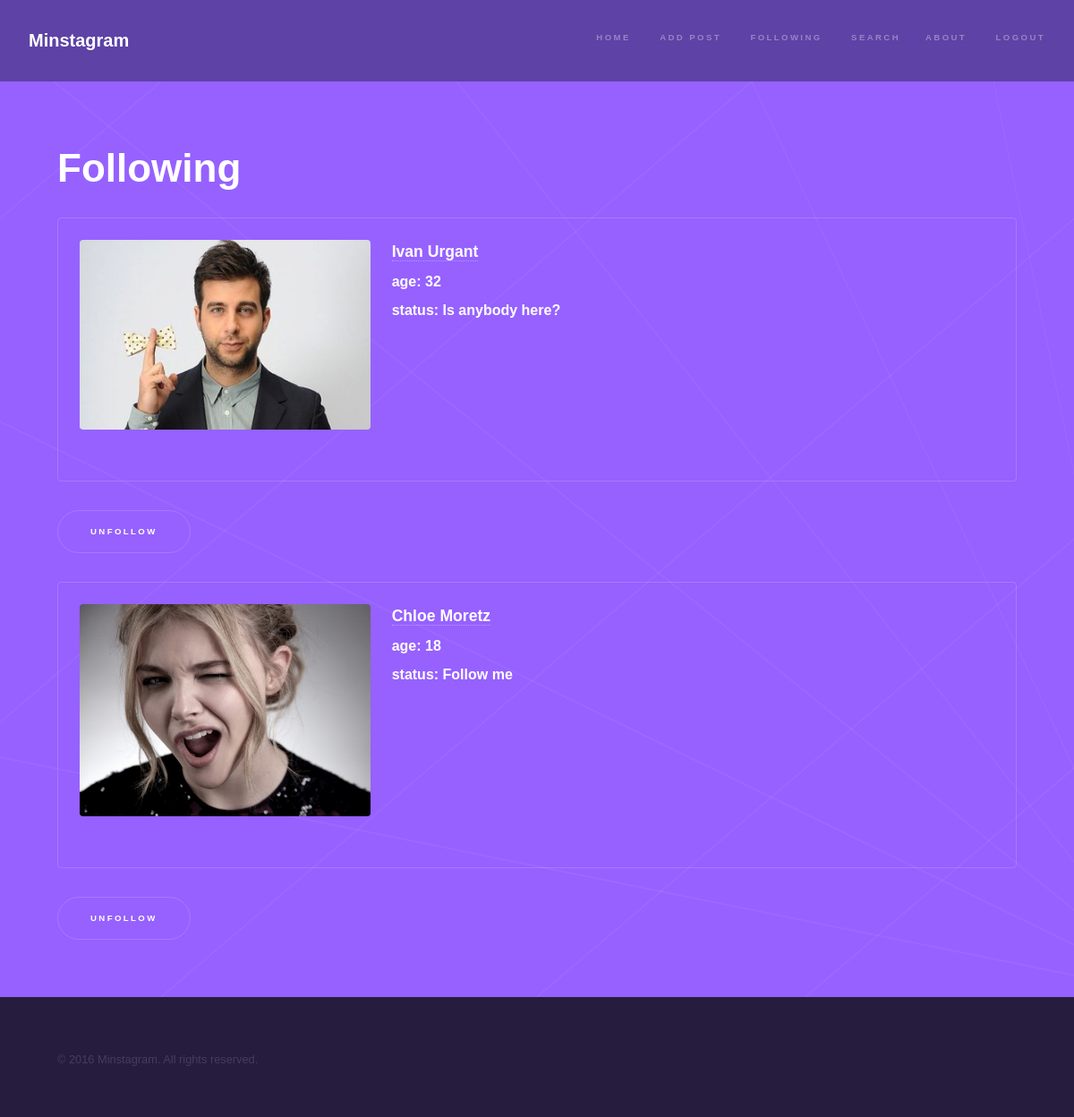
Screenshot of /friends/ (signed in) with the database file from the repository.
### userpage/models.py (models this page shows)
class UserProfileData(models.Model):
    class Meta:
        db_table = 'user_profile_data'
    status = models.CharField(max_length=200, null=True, blank=True)
    avatar = models.ImageField(null=True, blank=True)
    age = models.IntegerField(null=True, blank=True)
    user = models.OneToOneField(User, on_delete=models.CASCADE)
    subscriptions = models.ManyToManyField(User, related_name="followed", blank=True)

### userpage/views.py (the view)
# urls.py: url(r'^friends/$', views.see_friends, name='see_friends'),
@login_required
def see_friends(request):
    subscriptions = request.user.userprofiledata.subscriptions.all()
    following = UserProfileData.objects.filter(user__in=subscriptions)
    return render(request, "userpage/friends.html", {"following": following})

### templates/userpage/friends.html (shortened to what this page needs)
{% extends "loginedin.html" %}
{% block content %}
        <div id="wrapper">
            <section id="intro" class="wrapper style1 fullscreen fade-up">
                <div class="inner">
                    <h1>Following</h1>
                    {% for profile in following %}
                        <div class="box">
                             <div class="row">
                                 <div class="4u 12u(medium)">
                                     {% if profile.avatar %}
                                        <img src="{{ profile.avatar.url }}" class="image fit">
                                     {% endif %}
                                 </div>
                                 <div class="8u 12u(medium)">
                                    <h3><a href="{% url "minstagram:see_user" id=profile.user.id %}"> {{ profile.user.first_name }} {{ profile.user.last_name }}</a></h3>
                                    <h4> age: {{ profile.age }}</h4>
                                    <h4> status: {{ profile.status }}</h4>
                                 </div>
                             </div>
                        </div>
                        <ul class="actions">
                                <li><a href="{% url "minstagram:unfollow" id=profile.user.id %}" class="button scrolly">unfollow</a></li>
                            </ul>
                    {% endfor %}
                </div>
            </section>
        </div>
{% endblock %}

### rows the page displays
UserProfileData: avatar (picture), user.first_name "Ivan", user.last_name "Urgant", age "32", status "Is anybody here?"
UserProfileData: avatar (picture), user.first_name "Chloe", user.last_name "Moretz", age "18", status "Follow me"
